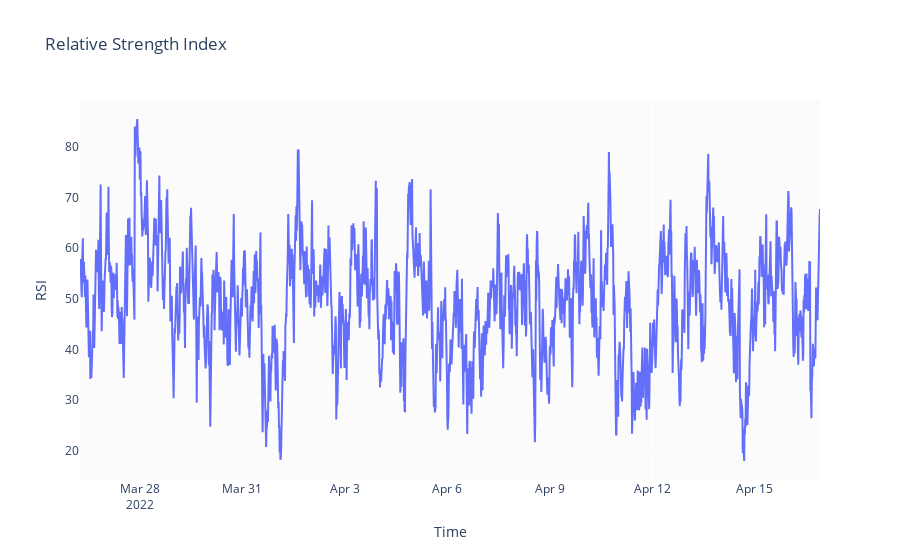

Source (notebook cell):
### Markdown cell above
### RSI to predict if the coin is overbought or over sold

### Code cell
fig = go.Figure(go.Scatter(x=btc_df.time, y=btc_df.RSI, name='RSI'))
fig.update_layout(
    title='Relative Strength Index',
    xaxis_title='Time',
    yaxis_title='RSI'
    )
fig.show()
fig.write_image(f'images/{img_name}RSI.png')

### Figure 1 — Plotly figure (JSON) as saved in the notebook; plotly's stock layout.template omitted (floating-point values rounded to 4 significant figures; data arrays with more than 128 entries replaced by an {"elided": "..."} marker saying what was removed)
{"data": [{"name": "RSI", "type": "scatter", "x": {"elided": "2080 str values"}, "y": {"elided": "2080 float values"}}], "layout": {"autosize": true, "title": {"text": "Relative Strength Index"}, "xaxis": {"autorange": true, "range": ["2022-03-26 06:00", "2022-04-16 21:45"], "title": {"text": "Time"}, "type": "date"}, "yaxis": {"autorange": true, "range": [14.21, 89.23], "title": {"text": "RSI"}, "type": "linear"}}}
